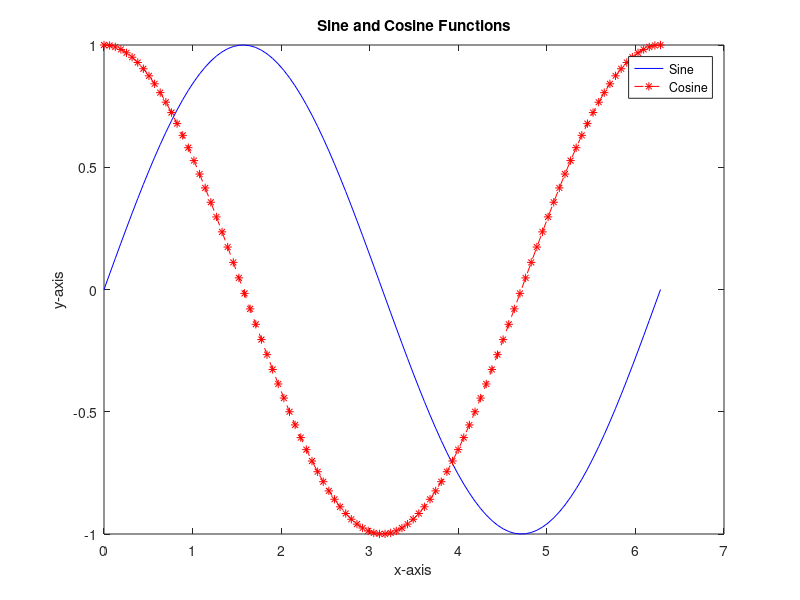

This chart was generated by the following MATLAB code:
% Define the x-values
x = linspace(0, 2*pi, 100); % 100 points from 0 to 2*pi

% Define the y-values for two different functions
y1 = sin(x);
y2 = cos(x);

% Create a new figure window
figure;

% Plot the first function (sine) with a blue solid line
plot(x, y1, 'b-'); 

% Use 'hold on' to add subsequent plots to the same figure
hold on;

% Plot the second function (cosine) with a red dashed line and star markers
plot(x, y2, 'r--*');

% Add labels and a title to the plot
xlabel('x-axis');
ylabel('y-axis');
title('Sine and Cosine Functions');

% Add a legend to identify the lines
legend('Sine', 'Cosine');

% Turn off 'hold on'
hold off;

% You can also customize properties after creation using dot notation
% p = plot(x, y1, x, y2); % Get handles to the plotted lines
% p(1).LineWidth = 2; % Change line width of the first line
% p(2).Marker = 'o'; % Change marker of the second line
